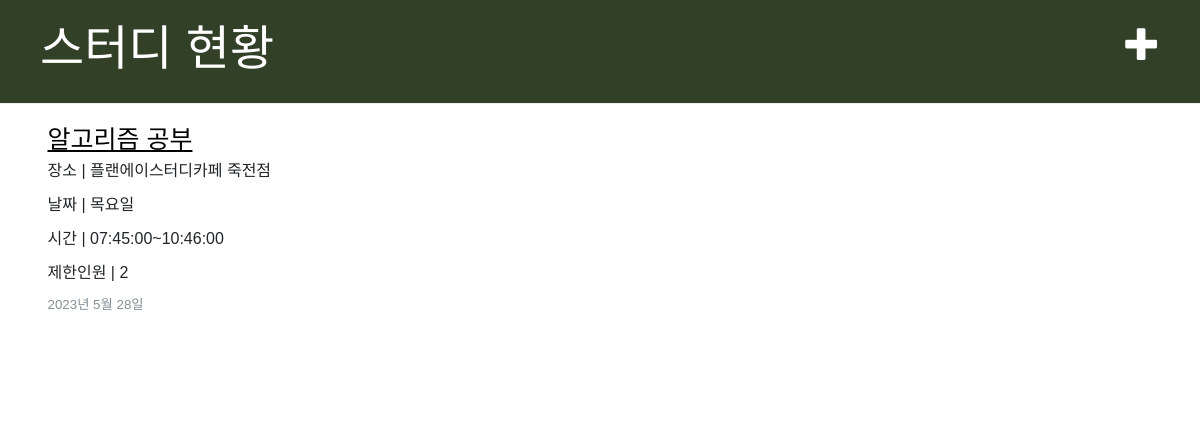
Page /blog/ on the earlier database version.
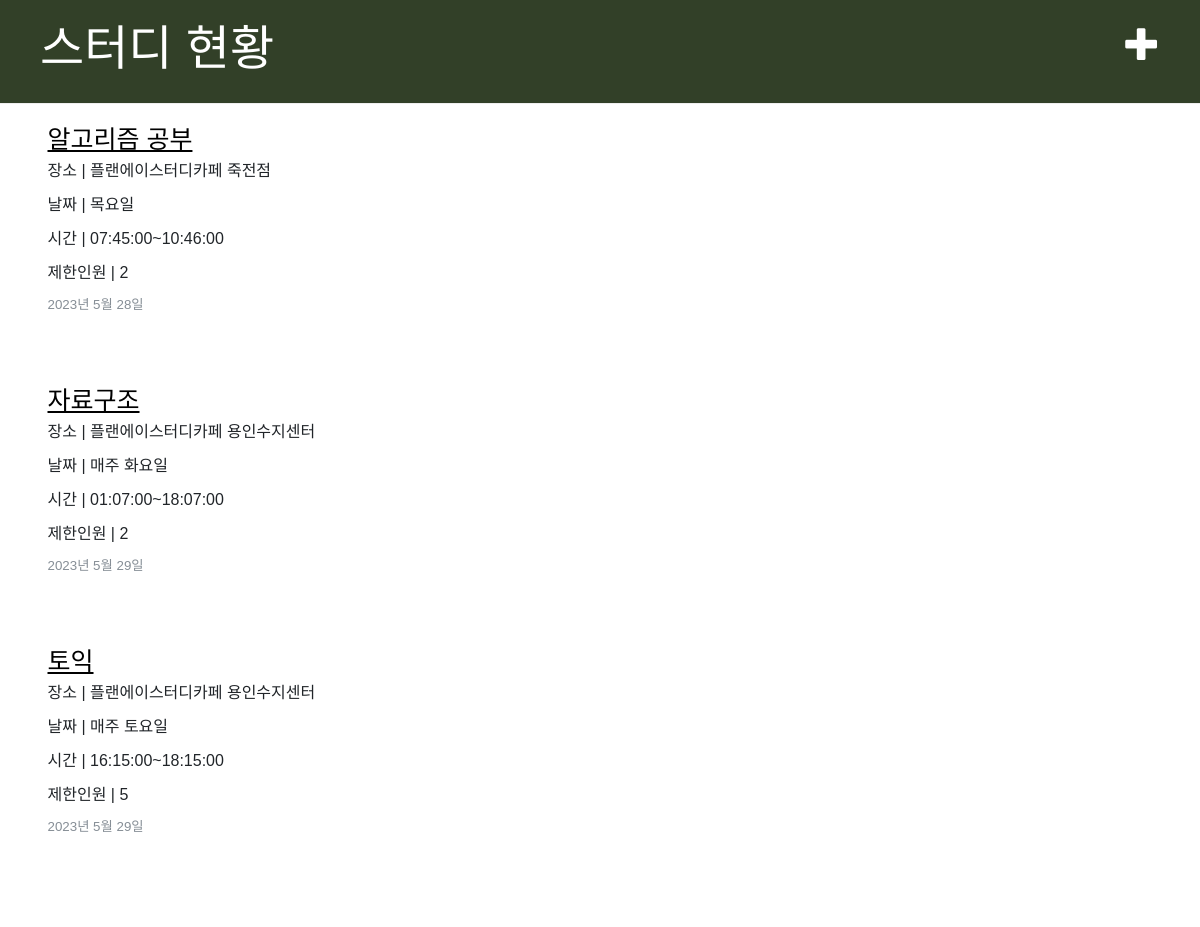
Same page on the later database version.
### blog/models.py (models this page shows, shortened)
class Post(models.Model):
    author = models.ForeignKey(settings.AUTH_USER_MODEL, on_delete=models.CASCADE)
    published_date = models.DateField(default=timezone.now)
    title = models.CharField(max_length=30)
    study_place = models.CharField(max_length=30)
    study_day = models.CharField(max_length=30)
    start_date = models.DateField(default=timezone.now)
    end_date = models.DateField(blank=False, null=False)
    start_time = models.TimeField(blank=False, null=False)
    end_time = models.TimeField(blank=False, null=False)
    limit_people = models.IntegerField(default=2)

### blog/views.py (the view)
# urls.py: path('', views.post_list, name='post_list'),
def post_list(request):
    posts = Post.objects.filter(published_date__lte=timezone.now()).order_by('published_date')
    page = request.GET.get('page')
    paginator = Paginator(posts, 3)
    try:
        paginated_list = paginator.get_page(page)
    except PageNotAnInteger:
        page = 1
        paginated_list = paginator.get_page(page)
    except EmptyPage:
        page = paginator.num_pages
        paginated_list = paginator.get_page(page)
    return render(request, 'blog/post_list.html', {'posts': posts, 'paginated_list': paginated_list, 'paginator': paginator})

### blog/templates/blog/post_list.html (shortened to what this page needs)
{% extends 'blog/base.html' %}
    {% block content %}
        {% for post in paginated_list %}
            <div class="post">
                <h1><a href="{% url 'post_detail' pk=post.pk %}">{{ post.title }}</a></h1>
                <p>장소 | {{ post.study_place|linebreaksbr }}</p>
                <p>날짜 | {{ post.study_day|linebreaksbr }}</p>
                <p>시간 | {{ post.start_time|linebreaksbr }}~{{ post.end_time|linebreaksbr }}</p>
                <p>제한인원 | {{ post.limit_people|linebreaksbr }}</p>
                <div class="date">
                    {{ post.published_date }}
                </div>
            </div>
        {% endfor %}
    {% endblock %}

### blog/templates/blog/base.html (shortened to what this page needs)
{% load static %}
<!doctype html>
<html lang="en">
    <head>
        <link rel="stylesheet" href="//maxcdn.bootstrapcdn.com/bootstrap/3.2.0/css/bootstrap.min.css">
        <link rel="stylesheet" href="//maxcdn.bootstrapcdn.com/bootstrap/3.2.0/css/bootstrap-theme.min.css">
        <link rel="stylesheet" href="https://cdn.jsdelivr.net/npm/bootstrap-icons@1.10.5/font/bootstrap-icons.css">
        <link href="https://cdn.jsdelivr.net/npm/bootstrap@5.2.3/dist/css/bootstrap.min.css" rel="stylesheet">
        <link rel="stylesheet" href="{% static 'css/blog.css' %}">
    </head>
    <body>
        <div class="page-header">
            <a href="{% url 'post_new' %}" class="top-menu"><span class="glyphicon glyphicon-plus"></span></a>
            <h1><a href="/">스터디 현황</a></h1>
        </div>
        <div class="content container">
            <div class="row">
                <div class="col-md-8">
                {% block content %}
                {% endblock %}
                </div>
            </div>
        </div>
    </body>
</html>

### blog/static/css/blog.css (style rules this page uses)
.page-header { background-color: #324028; margin-top: 0; padding: 20px 20px 20px 40px; }
.page-header h1, .page-header h1 a, .page-header h1 a:visited, .page-header h1 a:active { color: #ffffff; font-size: 36pt; text-decoration: none; font-family: 'Noto Sans KR', sans-serif; }
.content { font-family: 'Noto Sans KR', sans-serif; font-size: 12pt; margin-left: 40px; }
.date { color: #868e96; font-size: 10pt; }
.top-menu, .top-menu:hover, .top-menu:visited { color: #ffffff; float: right; font-size: 26pt; margin-right: 20px; }
.post { margin-bottom: 70px; }
.post h1 a, .post h1 a:visited { color: #000000; }

Differences in the rows shown:
added Post: title "자료구조", study_place "플랜에이스터디카페 용인수지센터", study_day "매주 화요일", start_time "01:07:00", end_time "18:07:00", limit_people "2", published_date "2023년 5월 29일"
added Post: title "토익", study_place "플랜에이스터디카페 용인수지센터", study_day "매주 토요일", start_time "16:15:00", end_time "18:15:00", limit_people "5", published_date "2023년 5월 29일"
